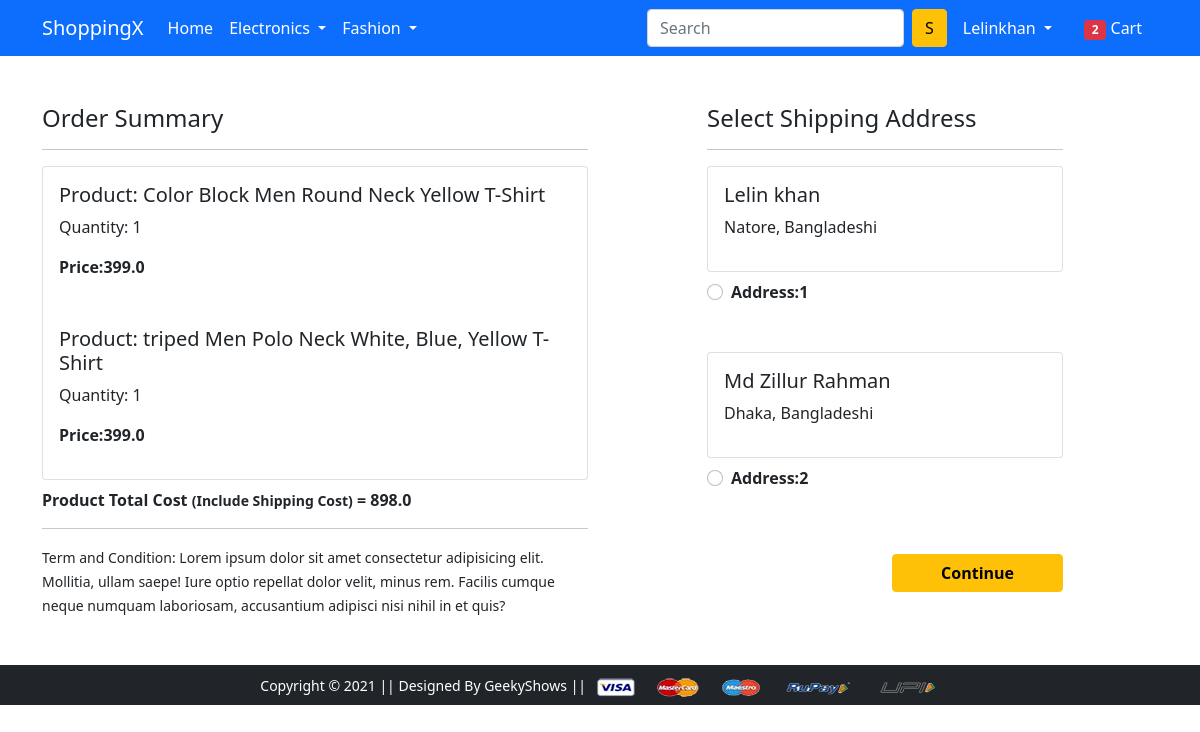
The app's page /checkout/ (signed in) with its own data.
### app/models.py (models this page shows, shortened)
class Cart(models.Model):
    user = models.ForeignKey(User, on_delete=models.CASCADE)
    product = models.ForeignKey(Product, on_delete=models.CASCADE)
    quantity = models.PositiveIntegerField(default=1)
    @property
    def total_amount(self):
        return self.quantity * self.product.discount_price

class Product(models.Model):
    title = models.CharField(max_length=100)
    selling_price = models.FloatField()
    discount_price = models.FloatField()
    description = models.TextField()
    brand = models.CharField(max_length=100)
    category = models.CharField(choices=CATEGORY_CHOICE, max_length=2)
    product_image = models.ImageField(upload_to='productimg')

class Customer(models.Model):
    user = models.ForeignKey(User, on_delete=models.CASCADE)
    name = models.CharField(max_length=200)
    locality = models.CharField(max_length=200)
    division = models.CharField(max_length=50)
    district = models.CharField(choices=DISTRICT_CHOICE, max_length=50)
    zipcode = models.IntegerField()

### app/views.py (the view)
# urls.py: path('checkout/', views.checkout, name='checkout'),
@login_required()
def checkout(request):
    total_cart = 0
    user = request.user
    add = Customer.objects.filter(user=user)
    cart_items = Cart.objects.filter(user=user)
    amount = 0.0
    shipping_amount = 100.0
    total_amount = 0.0
    cart_product = [p for p in Cart.objects.all() if p.user == request.user]
    if cart_product:
        for p in cart_product:
            temp = p.quantity * p.product.discount_price
            amount += temp
            total_amount = amount + shipping_amount
    if request.user.is_authenticated:
        total_cart += len(Cart.objects.filter(user=request.user))
    context = {
        'add': add,
        'cart_items': cart_items,
        'total_amount': total_amount,
        'total_cart': total_cart,
    }
    return render(request, 'app/checkout.html', context)

### app/templates/app/checkout.html (shortened to what this page needs)
{% extends 'app/base.html' %}
{% load static %}
{% block main-content %}
<div class="container">
 <div class="row mt-5">
  <div class="col-sm-6">
    <h4>Order Summary</h4>
    <hr>
      <div class="card mb-2">
          {% for cart in cart_items %}
        <div class="card-body">
          <h5>Product: {{cart.product.title}}</h5>
          <p>Quantity: {{cart.quantity}}</p>
          <p class="fw-bold">Price:{{cart.total_amount}}</p>
        </div>
          {% endfor %}
      </div>
         <p class="fw-bold">Product Total Cost <small>(Include Shipping Cost)</small> =  {{total_amount}}</p>
      <hr>
    <small>Term and Condition: Lorem ipsum dolor sit amet consectetur adipisicing elit. Mollitia, ullam saepe! Iure optio repellat dolor velit, minus rem. Facilis cumque neque numquam laboriosam, accusantium adipisci nisi nihil in et quis?</small>
  </div>
  <div class="col-sm-4 offset-sm-1">
    <h4>Select Shipping Address</h4>
    <hr>
    <form action="/paymentdone">
      {% for ad in add %}
          <div class="card">
            <div class="card-body">
            <h5>{{ad.name}}</h5>
            <p>{{ad.district}}, {{ad.locality}}</p>
            </div>
          </div>
            <div class="form-check mt-2 mb-5">
              <input class="form-check-input" name="custid" id="custad{{forloop.counter}}" type="radio" value="{{ad.id}}">
              <label class="form-check-label fw-bold" for="custad{{forloop.counter}}">
                Address:{{forloop.counter}}</label>
            </div>
          {% endfor %}
        {% if add  %}
        <div class="text-end">
          <button type="submit" class="btn btn-warning mt-3 px-5 fw-bold">Continue</button>
        </div>
            {% else %}
                 <div class="text-end">
                     <p class="text-danger">Please! At First Create your Address Profile!!</p>
                  <button type="submit" class="btn btn-warning mt-3 px-5 fw-bold" disabled>Continue</button>
                </div>
        {% endif %}
      </form>
    </div>
  </div>
</div>
{% endblock main-content %}

### app/templates/app/base.html (shortened to what this page needs)
<!doctype html>
{% load static %}
<html lang="en">
  <head>
    <link href="https://cdn.jsdelivr.net/npm/bootstrap@5.0.0-beta1/dist/css/bootstrap.min.css" rel="stylesheet">
    <link rel="stylesheet" href="{% static 'app/css/owl.carousel.min.css' %}">
    <link rel="stylesheet" href="{% static 'app/css/all.min.css' %}">
    <link rel="stylesheet" href="{% static 'app/css/style.css' %}">
  </head>
  <body>
    <nav class="navbar navbar-expand-lg navbar-dark bg-primary">
     <div class="container">
       <a class="navbar-brand" href="/">ShoppingX</a>
       <div class="collapse navbar-collapse" id="navbarSupportedContent">
         <ul class="navbar-nav me-auto mb-2 mb-lg-0">
           <li class="nav-item">
             <a class="nav-link active" aria-current="page" href="/">Home</a>
           </li>
           <li class="nav-item dropdown">
             <a class="nav-link dropdown-toggle text-white" href="#" id="electronicsDropdown" role="button" data-bs-toggle="dropdown" aria-expanded="false">
               Electronics
             </a>
           </li>
           <li class="nav-item dropdown">
             <a class="nav-link dropdown-toggle text-white" href="#" id="fashionDropdown" role="button" data-bs-toggle="dropdown" aria-expanded="false">
               Fashion
             </a>
           </li>
         </ul>
         <form class="d-flex" method="get" action="{% url 'search' %}">
           <input class="form-control me-2" name="query" type="text" placeholder="Search" aria-label="Search">
           <button class="btn btn-warning" type="submit">S</button>
         </form>
         <div>
          <ul class="navbar-nav me-auto mb-2 mb-lg-0">
              {% if request.user.is_authenticated %}
           <li class="nav-item dropdown mx-2">
              <a class="nav-link dropdown-toggle text-white" href="#" id="profileDropdown" role="button" data-bs-toggle="dropdown" aria-expanded="false">
                {{user.username}}
              </a>
            </li>
            <li class="nav-item mx-2">
             <a href="{% url 'show_cart' %}" class="nav-link text-white"><span class="badge bg-danger">{{total_cart}}</span> Cart </a>
            </li>
              {% endif %}
          </ul>
         </div>
       </div>
     </div>
    </nav>
    {% block main-content %} {% endblock main-content %}
    <footer class="container-fluid bg-dark text-center p-2 mt-5">
        <small class="text-white">Copyright &copy; 2021 || Designed By GeekyShows || </small>
        <img src="{% static 'app/images/payment.png' %}" alt="" srcset="" class="img-fluid" height="2px">
    </footer>
  </body>
</html>

### records on screen
Cart: product "Color Block Men Round Neck Yellow T-Shirt", quantity "1", total_amount "399.0"
Cart: product "triped Men Polo Neck White, Blue, Yellow T-Shirt", quantity "1", total_amount "399.0"
Customer: name "Lelin khan", district "Natore", locality "Bangladeshi"
Customer: name "Md Zillur Rahman", district "Dhaka", locality "Bangladeshi"

### other values on screen
{{ user.username }} "Lelinkhan"
{{ total_cart }} "2"
{{ total_amount }} "898.0"
